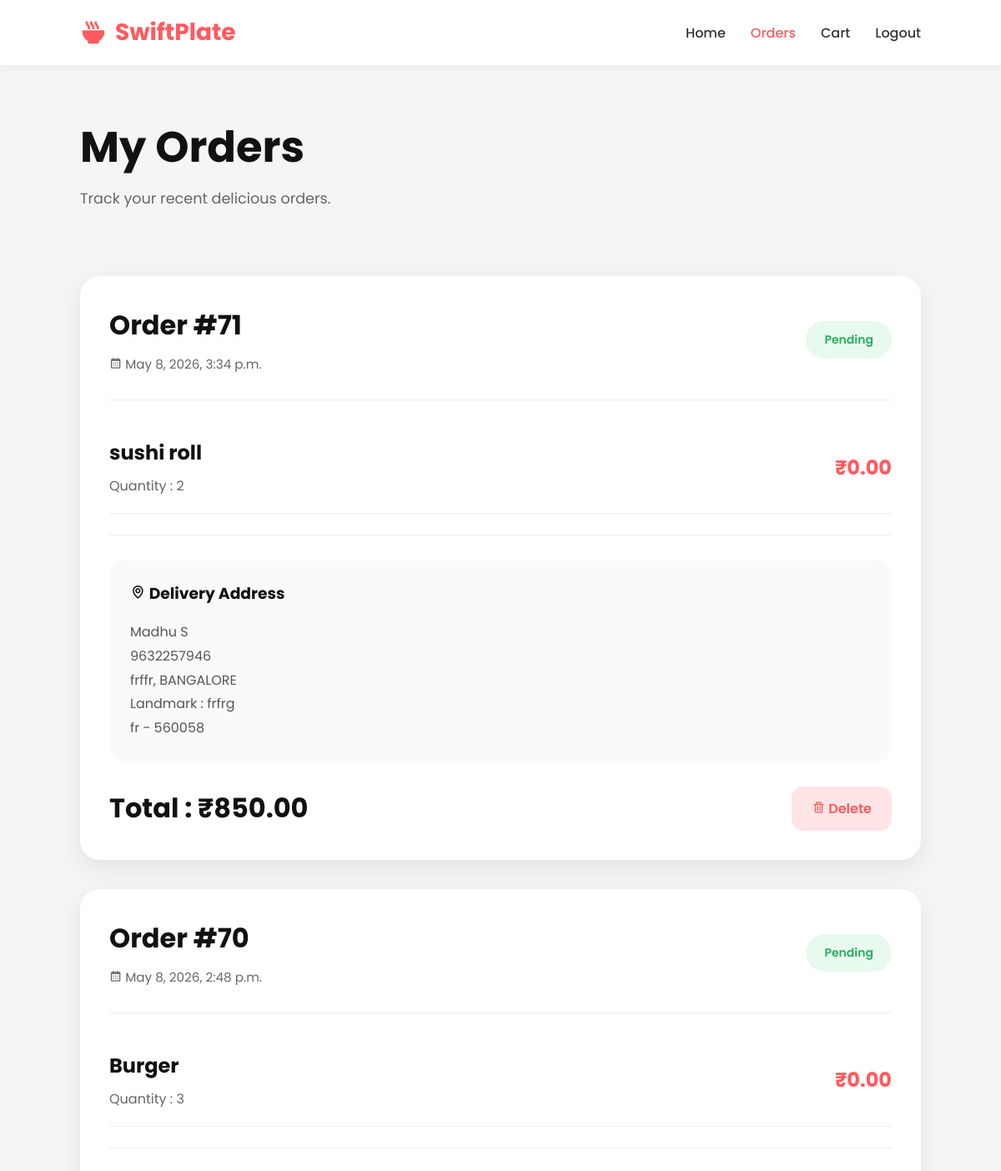
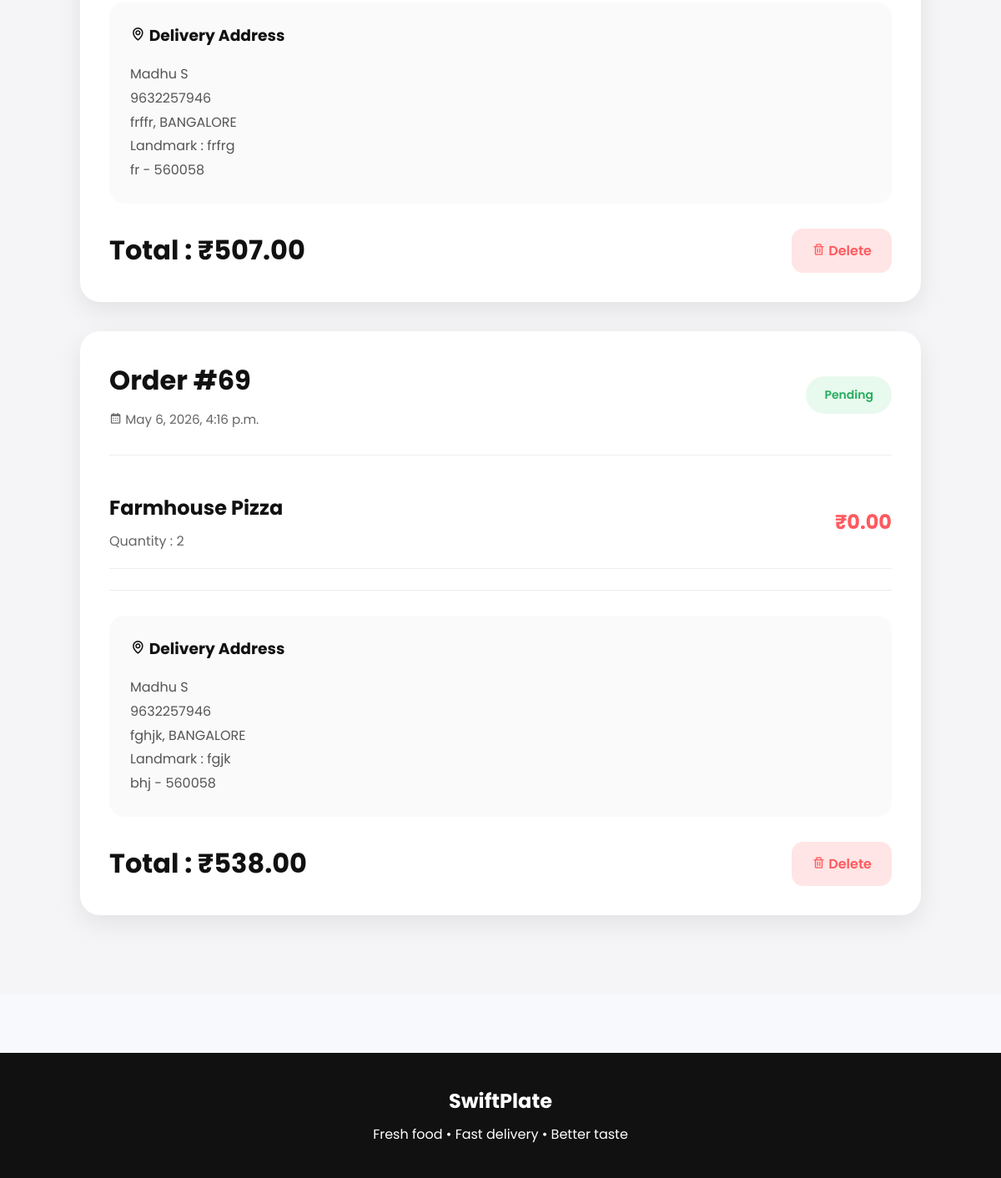
/my-orders/ (signed in), run on the app's committed database (2 pictures, top to bottom).
### orders/models.py (models this page shows, shortened)
class Order(models.Model):
    STATUS_CHOICES = (
        ('Pending', 'Pending'),
        ('Preparing', 'Preparing'),
        ('Out for Delivery', 'Out for Delivery'),
        ('Delivered', 'Delivered'),
        ('Cancelled', 'Cancelled'),
    )
    PAYMENT_CHOICES = (
        ('Cash on Delivery', 'Cash on Delivery'),
        ('Online Payment', 'Online Payment'),
    )
    user = models.ForeignKey(
        User,
        on_delete=models.CASCADE,
        related_name='orders'
    )
    address = models.JSONField(
        blank=True,
        null=True
    )
    total_price = models.DecimalField(
        max_digits=10,
        decimal_places=2
    )
    delivery_fee = models.DecimalField(
        max_digits=6,
        decimal_places=2,
        default=40
    )
    gst_amount = models.DecimalField(
        max_digits=6,
        decimal_places=2,
        default=0
    )
    payment_method = models.CharField(
        max_length=50,
        choices=PAYMENT_CHOICES,
        default='Cash on Delivery'
    )
    payment_status = models.BooleanField(default=False)
    status = models.CharField(
        max_length=30,
        choices=STATUS_CHOICES,
        default='Pending'
    )
    created_at = models.DateTimeField(auto_now_add=True)
    updated_at = models.DateTimeField(auto_now=True)
    class Meta:
        ordering = ['-created_at']

class OrderItem(models.Model):
    order = models.ForeignKey(
        Order,
        related_name='items',
        on_delete=models.CASCADE
    )
    food_item = models.ForeignKey(
        FoodItem,
        on_delete=models.CASCADE
    )
    quantity = models.PositiveIntegerField(default=1)
    price = models.DecimalField(
        max_digits=8,
        decimal_places=2
    )

class FoodItem(models.Model):
    category = models.ForeignKey(
        Category,
        on_delete=models.SET_NULL,
        null=True,
        blank=True,
        related_name='foods'
    )
    name = models.CharField(max_length=200)
    description = models.TextField()
    price = models.DecimalField(
        max_digits=8,
        decimal_places=2
    )
    image = models.ImageField(
        upload_to='food_images/'
    )
    is_available = models.BooleanField(default=True)
    is_veg = models.BooleanField(default=False)
    rating = models.DecimalField(
        max_digits=2,
        decimal_places=1,
        default=4.5
    )
    preparation_time = models.PositiveIntegerField(
        default=20,
        help_text="Time in minutes"
    )
    created_at = models.DateTimeField(auto_now_add=True)
    updated_at = models.DateTimeField(auto_now=True)
    class Meta:
        ordering = ['-created_at']
        indexes = [
            models.Index(fields=['-id']),
            models.Index(fields=['is_available', '-id']),
            models.Index(fields=['name']),
            models.Index(fields=['category']),
        ]

### orders/views.py (the view)
@login_required
def my_orders(request):
    orders = Order.objects.filter(
        user=request.user
    ).prefetch_related(
        'items__food_item'
    ).order_by('-created_at')
    return render(request, 'my_orders.html', {
        'orders': orders
    })

### orders/templates/my_orders.html (shortened to what this page needs)
{% load static %}
<!DOCTYPE html>
<html lang="en">
<head>
    <link rel="stylesheet" href="{% static 'style.css' %}">
    <link href='https://unpkg.com/boxicons@2.1.4/css/boxicons.min.css' rel='stylesheet'>
</head>
<body>
    <nav class="navbar">
        <a href="{% url 'orders:home' %}" class="logo">
            <i class='bx bxs-bowl-hot'></i>
            SwiftPlate
        </a>
        <div class="nav-links">
            <a href="{% url 'orders:home' %}">
                Home
            </a>
            {% if user.is_authenticated %}
            <a href="{% url 'orders:home' %}"
               class="active-link">
                Orders
            </a>
            <a href="{% url 'orders:view_cart' %}">
                Cart
            </a>
            <a href="{% url 'orders:logout' %}" class="logout-btn">
                Logout
            </a>
            {% else %}
            <a href="{% url 'login' %}" class="login-btn">
                Login
            </a>
            {% endif %}
        </div>
    </nav>
    <section class="orders-hero">
        <div class="orders-hero-content">
            <h1>
                My Orders
            </h1>
            <p>
                Track your recent delicious orders.
            </p>
        </div>
    </section>
    <section class="orders-section">
        <div class="orders-container">
            {% for order in orders %}
            <div class="order-card">
                <div class="order-top">
                    <div>
                        <h2>
                            Order #{{ order.id }}
                        </h2>
                        <span class="order-date">
                            <i class='bx bx-calendar'></i>
                            {{ order.created_at }}
                        </span>
                    </div>
                    <div class="order-status">
                        {{ order.status }}
                    </div>
                </div>
                <div class="ordered-items">
                    {% for item in order.items.all %}
                    <div class="ordered-item">
                        <div>
                            <h3>
                                {{ item.food_item.name }}
                            </h3>
                            <p>
                                Quantity :
                                {{ item.quantity }}
                            </p>
                        </div>
                        <div class="item-price">
                            ₹{{ item.price }}
                        </div>
                    </div>
                    {% endfor %}
                </div>
                <div class="delivery-address">
                    <h3>
                        <i class='bx bx-map'></i>
                        Delivery Address
                    </h3>
                    <p>
                        {{ order.address.name }}
                    </p>
                    <p>
                        {{ order.address.phone }}
                    </p>
                    <p>
                        {{ order.address.area }},
                        {{ order.address.city }}
                    </p>
                    {% if order.address.landmark %}
                    <p>
                        Landmark :
                        {{ order.address.landmark }}
                    </p>
                    {% endif %}
                    <p>
                        {{ order.address.district }} -
                        {{ order.address.zipcode }}
                    </p>
                </div>
                <div class="order-bottom">
                    <div class="total-price">
                        Total :
                        ₹{{ order.total_price }}
                    </div>
                    <button
                        onclick="deleteOrder({{ order.id }})"
                        class="delete-order-btn"
                    >
                        <i class='bx bx-trash'></i>
                        Delete
                    </button>
                </div>
            </div>
            {% endfor %}
        </div>
    </section>
    <footer class="footer">
        <h2>
            SwiftPlate
        </h2>
        <p>
            Fresh food • Fast delivery • Better taste
        </p>
    </footer>
</body>
</html>

### static/style.css (style rules this page uses)
* { margin:0; padding:0; box-sizing:border-box; font-family:'Poppins', sans-serif; }
html { scroll-behavior:smooth; }
body { background:#f8f9fc; color:#222; overflow-x:hidden; }
.navbar { width:100%; padding:18px 8%; display:flex; justify-content:space-between; align-items:center; background:#ffffff; position:sticky; top:0; z-index:1000; box-shadow:0 2px 15px rgba(0,0,0,0.05); transition:0.3s; }
.logo { text-decoration:none; font-size:28px; font-weight:700; color:#ff5a5f; display:flex; align-items:center; gap:10px; }
.logo i { font-size:32px; }
.nav-links { display:flex; align-items:center; gap:30px; }
.nav-links a { text-decoration:none; color:#333; font-size:16px; font-weight:500; transition:0.3s; position:relative; }
.active-link { color:#ff5a5f !important; }
.orders-section { padding:70px 8%; }
.order-card { background:#fff; border-radius:24px; padding:30px; margin-bottom:30px; box-shadow:0 8px 20px rgba(0,0,0,0.05); }
.order-top { display:flex; justify-content:space-between; align-items:center; margin-bottom:25px; }
.order-status { background:#ecfff2; color:#00b14f; padding:8px 16px; border-radius:20px; font-size:14px; font-weight:600; }
.ordered-item { display:flex; justify-content:space-between; align-items:center; padding:16px 0; border-bottom:1px solid #eee; }
.delivery-address { margin-top:25px; }
.order-bottom { display:flex; justify-content:space-between; align-items:center; margin-top:25px; }
.delete-order-btn { border:none; background:#fff0f0; color:#ff5a5f; padding:12px 18px; border-radius:12px; cursor:pointer; }
.footer { background:#111; color:#fff; text-align:center; padding:40px 20px; margin-top:70px; }
.footer h2 { margin-bottom:10px; }
.orders-section { min-height: 100vh; background: #f5f5f7; padding: 60px 8%; }
.order-card { background: white; border-radius: 24px; padding: 35px; margin-bottom: 35px; box-shadow: 0 10px 30px rgba(0,0,0,0.08); }
.order-top { display: flex; justify-content: space-between; align-items: center; margin-bottom: 25px; flex-wrap: wrap; }
.order-date { color: #666; margin-top: 8px; }
.order-status { background: #eafaf1; color: #27ae60; padding: 10px 20px; border-radius: 30px; font-weight: 600; }
.total-price { font-size: 2rem; font-weight: 700; color: #222; }
.delete-order-btn { background: #ffe5e5; color: #ff5a5f; border: none; padding: 12px 20px; border-radius: 12px; cursor: pointer; font-weight: 600; transition: 0.3s; }
.orders-section { background: #f5f5f7; min-height: 100vh; padding: 60px 8%; }
.orders-container { max-width: 1200px; margin: auto; }
.orders-hero { padding: 60px 8% 20px; background: #f5f5f7; }
.orders-hero-content h1 { font-size: 3.2rem; color: #111; margin-bottom: 10px; }
.orders-hero-content p { color: #666; font-size: 1.1rem; }
.order-card { background: #fff; border-radius: 24px; padding: 35px; margin-bottom: 35px; box-shadow: 0 10px 30px rgba(0,0,0,0.08); }
.order-top { display: flex; justify-content: space-between; align-items: center; flex-wrap: wrap; gap: 20px; margin-bottom: 30px; }
.order-top h2 { font-size: 2rem; color: #111; margin-bottom: 10px; }
.order-date { color: #666; font-size: 0.95rem; }
.order-status { background: #e8f9ee; color: #27ae60; padding: 12px 22px; border-radius: 40px; font-weight: 600; }
.ordered-items { border-top: 1px solid #eee; border-bottom: 1px solid #eee; padding: 25px 0; }
.ordered-item { display: flex; justify-content: space-between; align-items: center; padding: 20px 0; flex-wrap: wrap; gap: 15px; }
.ordered-item h3 { font-size: 1.5rem; color: #111; margin-bottom: 10px; }
.ordered-item p { color: #666; }
.item-price { font-size: 1.5rem; font-weight: 700; color: #ff5a5f; }
.delivery-address { background: #fafafa; padding: 25px; border-radius: 18px; margin-top: 30px; }
.delivery-address h3 { margin-bottom: 18px; color: #111; }
.delivery-address p { color: #555; line-height: 1.8; }
.order-bottom { margin-top: 30px; display: flex; justify-content: space-between; align-items: center; flex-wrap: wrap; gap: 20px; }
.total-price { font-size: 2rem; font-weight: 700; color: #111; }
.delete-order-btn { background: #ffe5e5; color: #ff5a5f; border: none; padding: 14px 24px; border-radius: 14px; cursor: pointer; font-size: 1rem; font-weight: 600; transition: 0.3s; }

### data on the page
Order: id "71", created_at "May 8, 2026, 3:34 p.m.", status "Pending", address.name "Madhu S", address.phone "9632257946", address.area "frffr", address.city "BANGALORE", address.landmark "frfrg", address.district "fr", address.zipcode "560058", total_price "850.00"
OrderItem: food_item.name "sushi roll", quantity "2", price "0.00"
Order: id "70", created_at "May 8, 2026, 2:48 p.m.", status "Pending", address.name "Madhu S", address.phone "9632257946", address.area "frffr", address.city "BANGALORE", address.landmark "frfrg", address.district "fr", address.zipcode "560058", total_price "507.00"
OrderItem: food_item.name "Burger", quantity "3", price "0.00"
Order: id "69", created_at "May 6, 2026, 4:16 p.m.", status "Pending", address.name "Madhu S", address.phone "9632257946", address.area "fghjk", address.city "BANGALORE", address.landmark "fgjk", address.district "bhj", address.zipcode "560058", total_price "538.00"
OrderItem: food_item.name "Farmhouse Pizza", quantity "2", price "0.00"
